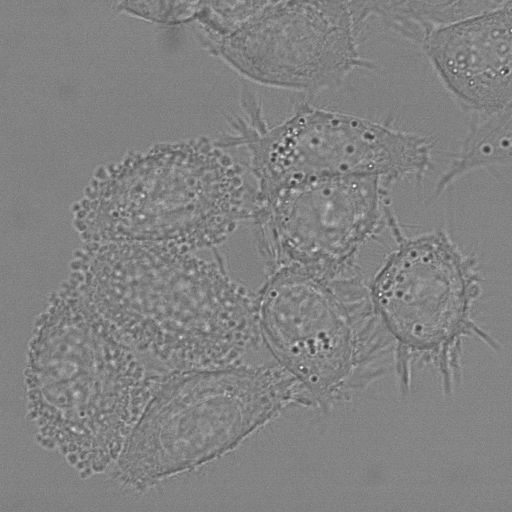
#> input picture t000.tif, 512 x 512 px
$ python PhcMask.py t000.tif
#> lines starting #> are read from the running program, lines starting #| are printed output that depends on the picture; after the words box and inside, x2 and y2 are one past the last pixel; in counts of white or black regions, pixels touching at a corner belong together
### stretch.py
import cv2 as cv
import numpy as np
import argparse
from utilis import pathname
import matplotlib.pyplot as plt


parser = argparse.ArgumentParser(description='Constrast stretching')
parser.add_argument('file', type=str, nargs=1,
    help='Path to file')

args = parser.parse_args()
filename = args.file[0]

def stretch(filename):

    image = cv.imread(filename)

    minVal = np.amin(image)
    maxVal = np.amax(image)

    mod = 255.0/(maxVal-minVal)

    table = np.array( [(x-minVal)*mod for x in range(256)] )

    draw = cv.LUT(image, table)

    draw = np.uint8(draw)

    return draw

draw = stretch(filename)
#> in stretch, image is the input picture: shape (512, 512, 3); min 47, max 255, mean 130
#> in stretch, `minVal = np.amin(image)`: minVal = 47
#> in stretch, `maxVal = np.amax(image)`: maxVal = 255
#> in stretch, `mod = 255.0/(maxVal-minVal)`: mod = 1.23
#> in stretch, `table = np.array( [(x-minVal)*mod for x in range(256)] )`: table = 256 values from -57.62 to 255
#> in stretch, `draw = cv.LUT(image, table)`:
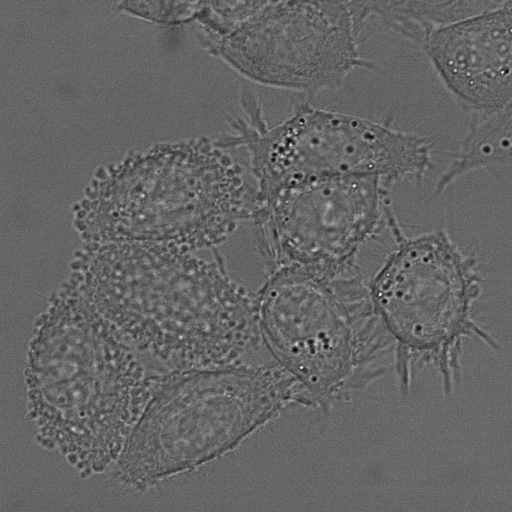
#> draw: shape (512, 512, 3) float64; min 0, max 255, mean 101.8; drawn with min black and max white

path, filename = pathname(filename)
#> in backgroundSubtraction, `tophat = cv.morphologyEx(image, cv.MORPH_TOPHAT, kernel)`:
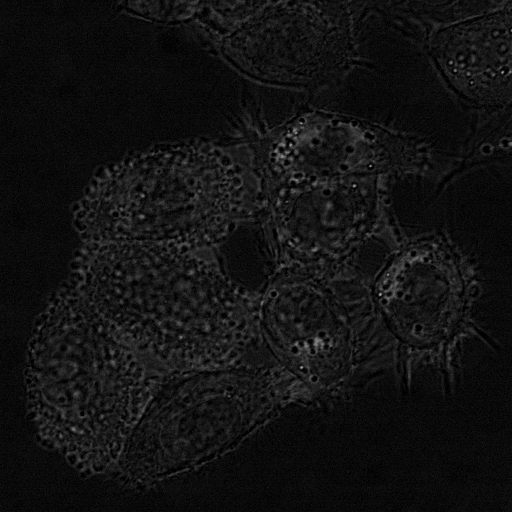
#> tophat: shape (512, 512); min 0, max 166, mean 18.2
#> in backgroundSubtraction, `O = cv.morphologyEx(tophat, cv.MORPH_OPEN, kernel1)`:
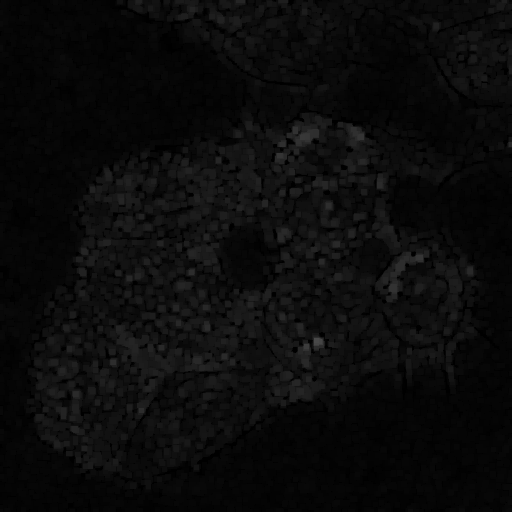
#> O: shape (512, 512); min 0, max 73, mean 10.8

cv.imwrite(path+"stretched-"+filename, draw)

### utilis.py
import cv2 as cv
import numpy as np
import matplotlib.pyplot as plt
from skimage.future import graph
from sklearn.cluster import MeanShift, estimate_bandwidth
from skimage import color
import os
import math
from random import randint

colors = {
    "red"   : (255,0, 0),
    "green" : (0,255,0),
    "blue"  : (0,0,255)
}

# [180 lines left out: functions crop, aggregate, set_label, plot_three_images, plot_two, plot_four_images and 2 more, not called in this run]

def pathname(path):
    filename = os.path.basename(path)

    length = len(filename)

    path = path[:-length]

    return path, filename

# [51 lines left out: functions sharpen, stretch, show_image, aggregate, displacement, not called in this run]

def otsuThreshold(img):
    blur = cv.GaussianBlur(img,(5,5),0)
    _, mask = cv.threshold(blur, 20, 255, cv.THRESH_BINARY)
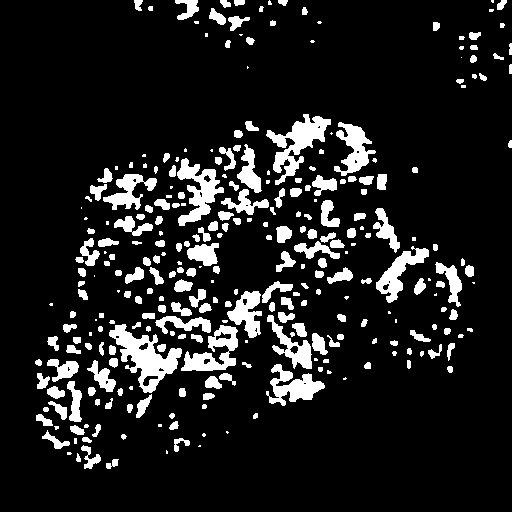
#> mask: shape (512, 512); 12.1% white; 296 white regions (71 under 20 px), largest, box (x1, y1, x2, y2) and area: (109, 324, 182, 393) 2007, (266, 114, 331, 185) 1682, (177, 158, 224, 226) 1382

    return mask

def hMaxima(image):
    intensityArray = FindIntensity(image)
#> intensityArray = 256 values, max 30794 at index 5, min 0 at index 57, mean 1024
    nBg = 0
    sumBg = 0
    nCells = 0
    sumCells = 0
    for i in range(0,256):
        if(intensityArray[i] < 1000):
            nBg += intensityArray[i]
            sumBg += intensityArray[i]*i
        else:
            nCells += intensityArray[i]
            sumCells += intensityArray[i]*i
#> this loop made 256 passes
#> (nBg, sumBg) on passes 33 to 44: (875, 28000), (1615, 52420), (2170, 71290), (2735, 91065), (3163, 106473), (3524, 119830), (3709, 126860), (3998, 138131), (4217, 146891), (4376, 153410), (4550, 160718), (4628, 164072)
#> (nCells, sumCells) on passes 1 to 6: (5861, 0), (9085, 3224), (16054, 17162), (31331, 62993), (58113, 170121), (88907, 324091)
#> after the loop, nBg = 5459; nCells = 256685; sumBg = 205584; sumCells = 2618296

    Beta = 0.6
    AveBg = sumBg/nBg
#> AveBg = 37.66
    AveCells = sumCells/nCells
#> AveCells = 10.2
    h = (Beta/2)*((AveCells-AveBg)**2)/(AveCells+AveBg)
#> h = 4.73
    return h

def FindIntensity(image):
    intensity = np.zeros(256, dtype=int)
    (h, w) = image.shape
    for row in range(0,h):
        for col in range(0,w):
            intensity[image[row][col]] += 1

    return intensity

# [12 lines left out: function ContrastStretching, not called in this run]

def CheckPixelsEqual(image1,image2):
    (h,w) = image1.shape
    for row in range(0,h):
        for col in range(0,w):
            if(image1[row][col] == image2[row][col]):
                return True
    return False

def hSubtraction(image,h):
    (height,width) = image.shape
    # print("h="+str(h))
    new = image.copy()
    for row in range(0,height):
        for col in range(0,width):
            new[row][col] = image[row][col]-h
            if(new[row][col] < 0):
                new[row][col] = 0
    return ~new

def nFoldDilation(image,h):
    original = image.copy()
    dilated = hSubtraction(image,h)
    structElem = cv.getStructuringElement(cv.MORPH_ELLIPSE,(5,5))
    # print("entering loop")
    n = 0
    while not(CheckPixelsEqual(original,dilated)):
        dilated = cv.dilate(image,structElem)
        # print("loop"+str(n))
        # cv.imshow("dilate loop"+str(n),dilated)
        n+=1
    return dilated

# [56 lines left out: functions checkMatches, quicksortMatrix, printMatchMatrix, not called in this run]

### PhcMask.py
import matplotlib.pyplot as plt
import matplotlib.image as mpimg
import cv2 as cv

from PIL import Image
import argparse

from utilis import *
import stretch

parser = argparse.ArgumentParser(description='Meanshift implementation')
parser.add_argument('file', type=str, nargs=1,
    help='Path to file')

args = parser.parse_args()
filename = args.file[0]

def backgroundSubtraction(filename):
    size = (30, 30)

    elem_type = cv.MORPH_ELLIPSE

    image = cv.imread(filename, cv.IMREAD_GRAYSCALE)

    kernel = cv.getStructuringElement(elem_type, size)

    tophat = cv.morphologyEx(image, cv.MORPH_TOPHAT, kernel)

    kernel1 = np.ones((5,5),np.uint8)
    O = cv.morphologyEx(tophat, cv.MORPH_OPEN, kernel1)

    return O

img = backgroundSubtraction(filename)
toHMax = img.copy()
mask = otsuThreshold(img)
# contours = cv.findContours(mask,cv.RETR_LIST,cv.CHAIN_APPROX_NONE)
# cv.drawContours(mask,contours,-1,(0,255,0),3)

path, name = pathname(filename)

cv.imwrite(path+"mask-"+name, mask)

# cv.imshow("bgSub", img)
h = hMaxima(toHMax)
#> h = 4.73
# print("h = "+str(h))
hmax = nFoldDilation(toHMax,h)
#> after the loop in hSubtraction, `for row in range(0,height):`:
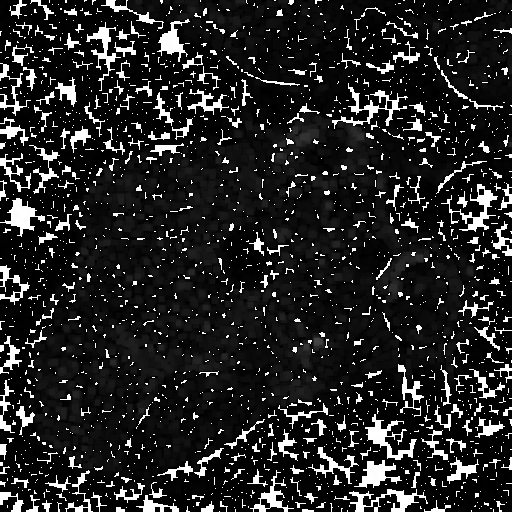
#> new: shape (512, 512); min 0, max 255, mean 36.6
#> in hSubtraction, `return ~new`:
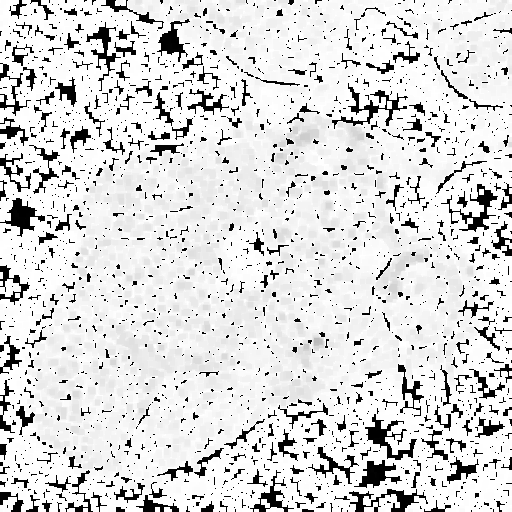
#> returned value: shape (512, 512); min 0, max 255, mean 218.4
#> in CheckPixelsEqual, `(h,w) = image1.shape`: h = 512
#> the loop in nFoldDilation, `while not(CheckPixelsEqual(original,dilated)):` made 1 pass
#> n on pass 1: 1
#> after the loop in nFoldDilation, `while not(CheckPixelsEqual(original,dilated)):`: n = 1
cv.imshow("Dilated", hmax)

# print(h)
cv.waitKey()
